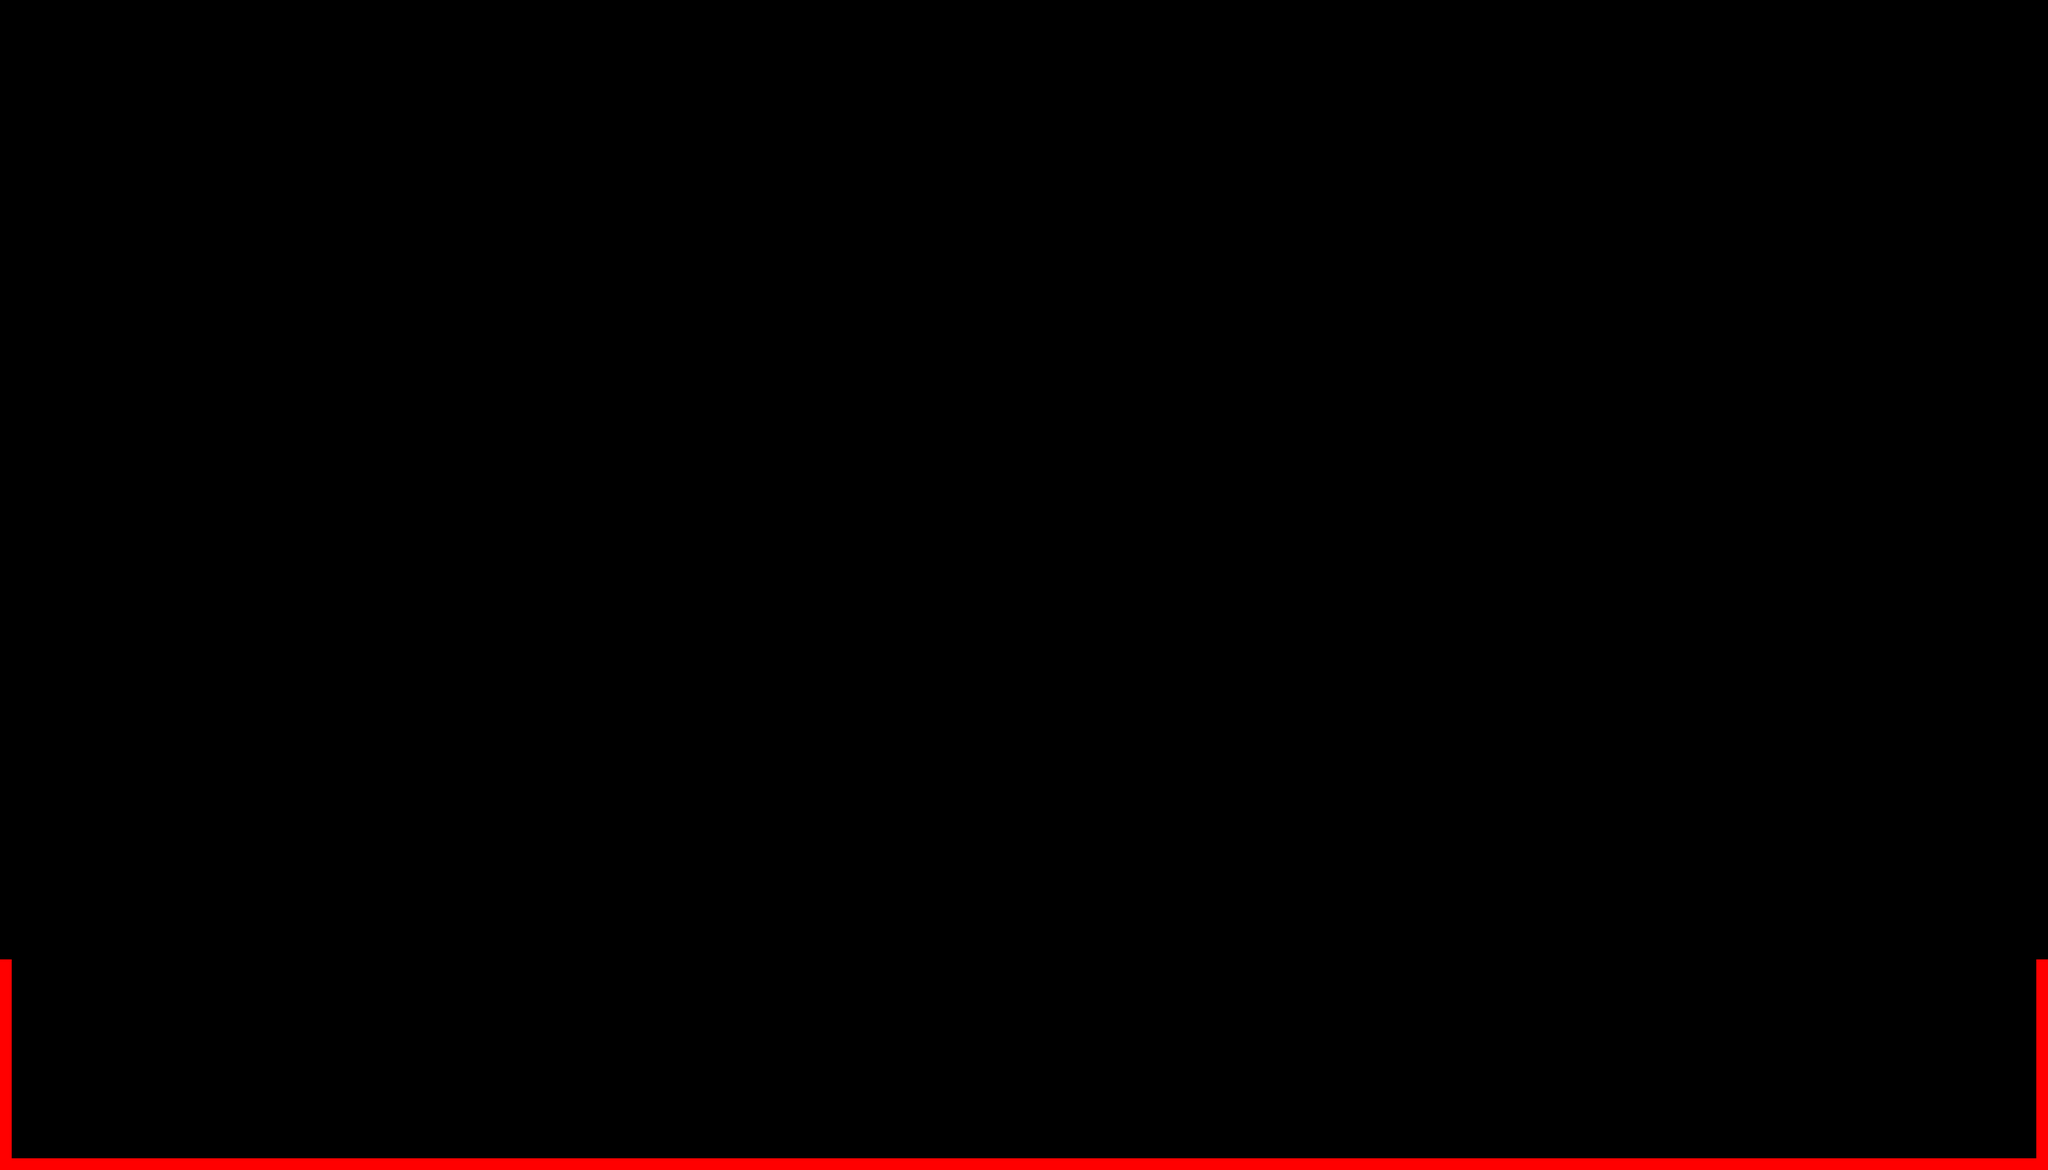

A 2D game scene composited from a Tiled map and its tileset images. What follows is a short description and the map's XML, with each tile layer's data collapsed to a summary:
An orthogonal 175x100 tile map with 32x32 px tiles, 1 tile layer (Ground), 2 tilesets.

<map version="1.0" tiledversion="1.0.2" orientation="orthogonal" renderorder="right-down" width="175" height="100" tilewidth="32" tileheight="32" nextobjectid="1">
 <tileset firstgid="1" source="../Tilesets/test_tileset_01.tsx" />
 <tileset firstgid="401" source="../Tilesets/rocky_tileset01.tsx" />
 <layer name="Ground" width="175" height="100">
  <properties>
   <property name="unity:layer" value="Ground" />
   <property name="unity:sortingOrder" type="int" value="-10" />
   <property name="unity:tag" value="Ground" />
  </properties>
  <data>[17500 cells, 209 non-empty, 1 distinct tile ids]</data>
 </layer>
</map>
